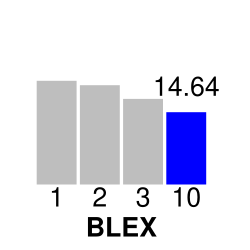

Source code (gnuplot):
# font,size
set terminal svg size 250,250 font "Helvetica,20"
# defining box colors type 1 and 2
set linetype 1 lc rgb 'gray'
set linetype 2 lc rgb 'blue'
# with of the bars
set boxwidth 0.9
# bars should be filled with color
set style fill solid
# hide legend
set key off
# hide y axis
unset ytics
# hide the line around the graph
unset border

# should be from 0 to something above the max value
set yrange [0:32]
# the 0.6 moves the labels a bit upwards so that there is no ugly gap
set xtics nomirror scale 0 offset 0,0.5,0
# the 1.2 moves the label a bit upwards so that there is no ugly gap
set xlabel "BLEX" offset 0,1,0 font "Helvetica Bold"
# output file name
set output "blex-hsb.svg"
# "lc variable" makes it select the box color type according to the value of the column 2
# $3+4 moves the labels somewhat upwards above the bars
plot "blex-hsb.tsv" using 0:3:2:xtic(1) with boxes lc variable, "" using 0:($3+5):4 with labels
